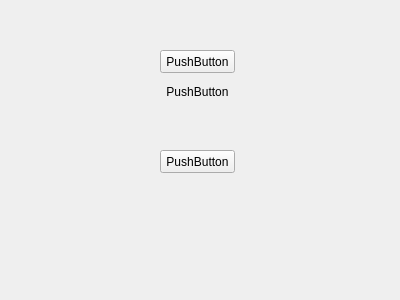
<?xml version="1.0" encoding="UTF-8"?>
<ui version="4.0">
 <class>Widget</class>
 <widget class="QWidget" name="Widget">
  <property name="geometry">
   <rect>
    <x>0</x>
    <y>0</y>
    <width>400</width>
    <height>300</height>
   </rect>
  </property>
  <property name="windowTitle">
   <string>Widget</string>
  </property>
  <widget class="QPushButton" name="PushBt1">
   <property name="geometry">
    <rect>
     <x>160</x>
     <y>50</y>
     <width>75</width>
     <height>23</height>
    </rect>
   </property>
   <property name="text">
    <string>PushButton</string>
   </property>
   <property name="checkable">
    <bool>true</bool>
   </property>
  </widget>
  <widget class="QPushButton" name="PushBt2">
   <property name="geometry">
    <rect>
     <x>160</x>
     <y>80</y>
     <width>75</width>
     <height>23</height>
    </rect>
   </property>
   <property name="text">
    <string>PushButton</string>
   </property>
   <property name="flat">
    <bool>true</bool>
   </property>
  </widget>
  <widget class="QPushButton" name="PushBt3">
   <property name="geometry">
    <rect>
     <x>160</x>
     <y>150</y>
     <width>75</width>
     <height>23</height>
    </rect>
   </property>
   <property name="text">
    <string>PushButton</string>
   </property>
  </widget>
 </widget>
 <layoutdefault spacing="6" margin="11"/>
 <resources/>
 <connections/>
</ui>
